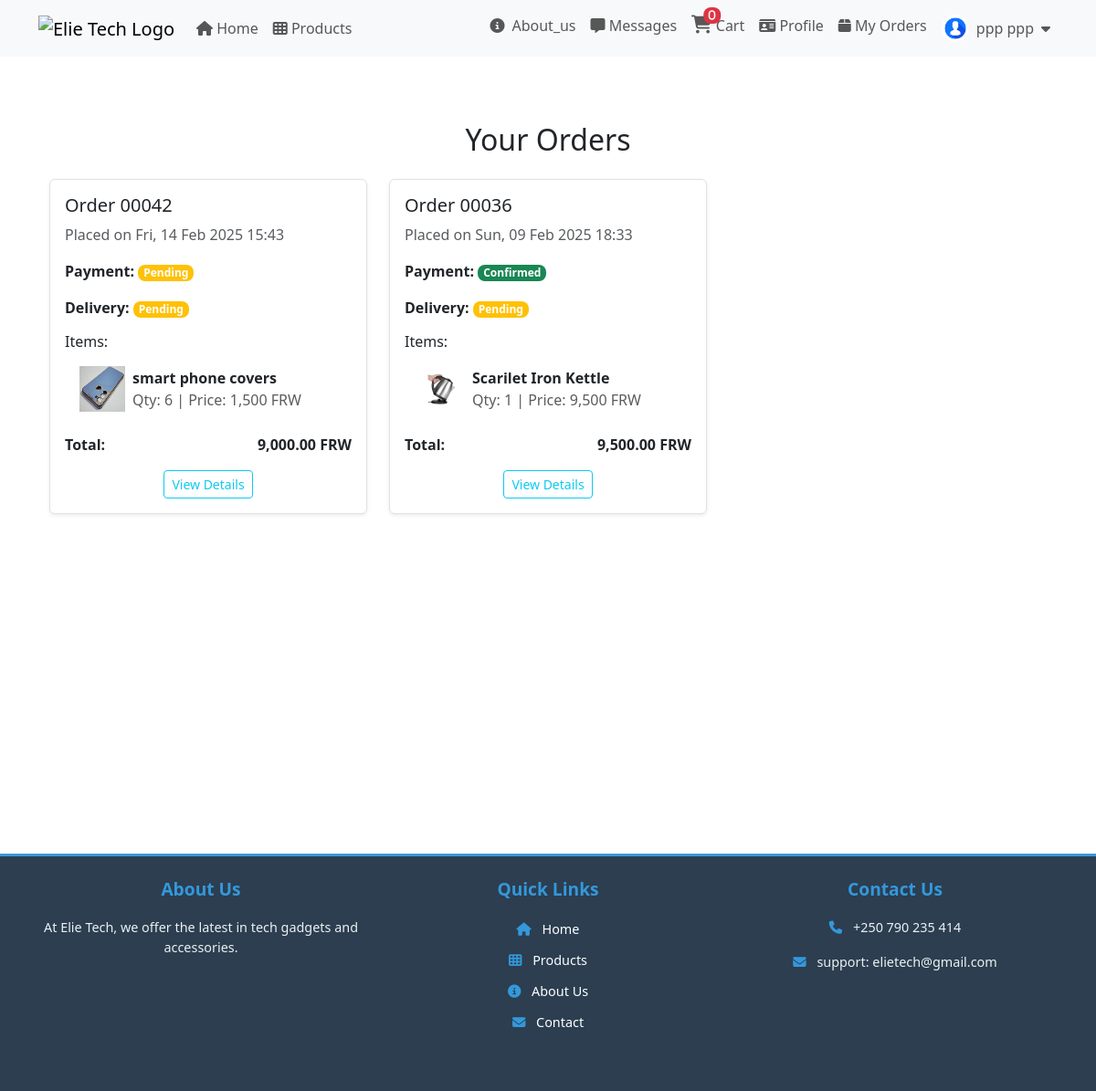
The app's page /orders/ (signed in) with its own data.
### store/models.py (models this page shows, shortened)
class Customer(models.Model):
    user = models.OneToOneField(User, on_delete=models.CASCADE)
    phone_number = models.CharField(max_length=15)
    address = models.TextField()
    profile_picture = models.ImageField(upload_to='profile_pictures/', default='profile_pictures/profile.png', blank=True)

class Order(models.Model):
    customer = models.ForeignKey('Customer', on_delete=models.CASCADE)
    total_price = models.DecimalField(max_digits=10, decimal_places=2)
    ordered_at = models.DateTimeField(auto_now_add=True)
    delivery_status = models.CharField(max_length=100, choices=[('Pending', 'Pending'), ('Shipped', 'Shipped'), ('Delivered', 'Delivered')], default='Pending')
    payment_name = models.CharField(max_length=100, blank=True, null=True)
    payment_message = models.TextField(blank=True, null=True)
    payment_image = models.ImageField(upload_to='payment_images/', blank=True, null=True)
    payment_status = models.CharField(
        choices=[('Pending', 'Pending'), ('Confirmed', 'Confirmed')],
        default='Pending', max_length=10
    )

class OrderItem(models.Model):
    order = models.ForeignKey(Order, related_name='order_items', on_delete=models.CASCADE)
    product = models.ForeignKey('Product', on_delete=models.CASCADE)
    quantity = models.PositiveIntegerField()
    subtotal = models.DecimalField(max_digits=10, decimal_places=2)

class Product(models.Model):
    CATEGORY_CHOICES = [
        ('accessories', 'Accessories & Gadgets'),
        ("smartphones", "Smartphones & Accessories"),
        ("laptops", "Laptops & Computers"),
        ("tv_entertainment", "TVs & Home Entertainment"),
        ("audio", "Audio & Headphones"),
        ("gaming", "Gaming & Accessories"),
        ("cameras", "Cameras & Photography"),
        ("wearables", "Wearables & Smartwatches"),
        ("home_appliances", "Home Appliances"),
        ("networking", "Networking & Internet"),
        ("power", "Power & Batteries"),
        ("drones", "Drones & RC Gadgets"),
        ("diy", "DIY Electronics & Components"),
        ("office", "Office & Stationery Tech"),
        ("car_electronics", "Car Electronics"),
        ("security", "Security & Surveillance"),
        ("software", "Software & Apps"),
        ("other", "Other Electronics"),
    ]
    name = models.CharField(max_length=100)
    description = models.TextField()
    price = models.DecimalField(max_digits=10, decimal_places=0, default=0.0)
    expected_price = models.DecimalField(max_digits=10, decimal_places=2, default=0.0)
    stock = models.PositiveIntegerField(default=0)
    created_at = models.DateTimeField(auto_now_add=True)
    likes = models.ManyToManyField(User, related_name="liked_products", blank=True)
    comments = models.ManyToManyField(User, through="Comment", related_name="commented_products", blank=True)
    category = models.CharField(max_length=50, choices=CATEGORY_CHOICES, default="accessories")  # Category Field

class ProductImage(models.Model):
    product = models.ForeignKey(Product, related_name="product_images", on_delete=models.CASCADE)
    image = models.ImageField(upload_to='products/')
    main_image = models.BooleanField(default=False)

### store/views.py (the view)
# urls.py: path('orders/', views.order_list, name='order_list'),
@csrf_exempt
@login_required
def order_list(request):
    try:
        customer = request.user.customer
    except Customer.DoesNotExist:
        return redirect('profile_creation')  # Redirect to profile setup if missing
    orders = Order.objects.filter(customer=customer).select_related(
        'customer__user'
    ).prefetch_related(
        'order_items__product__product_images'
    ).order_by('-ordered_at')
    payment_status_choices = dict(Order._meta.get_field('payment_status').choices)
    delivery_status_choices = dict(Order._meta.get_field('delivery_status').choices)
    for order in orders:
        order.payment_status_display = payment_status_choices.get(order.payment_status, "Unknown")
        order.delivery_status_display = delivery_status_choices.get(order.delivery_status, "Unknown")
    return render(request, 'store/order_list.html', {
        'orders': orders,
        'payment_status_choices': payment_status_choices,
        'delivery_status_choices': delivery_status_choices
    })

### store/context_processors.py (called while the page is built)
def unread_message_count(request):
    unread_count = 0
    if request.user.is_authenticated:
        unread_count = Message.objects.filter(
            recipient=request.user,  # <-- Fix here
            is_read=False
        ).count()
    return {'unread_message_count': unread_count}

def team_member(request):
    team_member = None
    if request.user.is_authenticated:
        team_member = TeamMember.objects.filter(user=request.user).first()
    print('Team Member:', team_member)  # Debugging line
    return {'team_member': team_member}

### store/models.py (called while the page is built)
    def __str__(self):
        return f"{self.name} - {self.get_role_display()}"

### templates/store/order_list.html
{% extends 'base.html' %}
{% load humanize %}
{% block content %}
<div class="container my-5">
    <h2 class="text-center mb-4">Your Orders</h2>
    {% if orders %}
        <div class="row">
            {% for order in orders %}
                <div class="col-md-6 col-lg-4 mb-4">
                    <div class="card shadow-sm border">
                        <div class="card-body">
                            <h5 class="card-title">Order 000{{ order.id }}</h5>
                            <p class="text-muted">Placed on {{ order.ordered_at|date:"D, d M Y H:i" }}</p>
                            <p><strong>Payment:</strong>
                                <span class="badge {% if order.payment_status == 'Confirmed' %}bg-success{% else %}bg-warning{% endif %}">
                                    {{ order.payment_status_display }}
                                </span>
                            </p>
                            <p><strong>Delivery:</strong>
                                <span class="badge {% if order.delivery_status == 'Delivered' %}bg-success{% elif order.delivery_status == 'Shipped' %}bg-info{% else %}bg-warning{% endif %}">
                                    {{ order.delivery_status_display }}
                                </span>
                            </p>
                            <h6>Items:</h6>
                            <ul class="list-group list-group-flush">
                                {% for item in order.order_items.all %}
                                    <li class="list-group-item d-flex align-items-center">
                                        {% if item.product.product_images.all %}
                                            <img src="{{ item.product.product_images.first.image.url }}" alt="{{ item.product.name }}" class="me-2" style="width: 50px; height: 50px;">
                                        {% else %}
                                            <span class="me-2">No image</span>
                                        {% endif %}
                                        <div>
                                            <strong>{{ item.product.name }}</strong> <br>
                                            <span class="text-muted">Qty: {{ item.quantity }} | Price: {{ item.product.price |intcomma }} FRW</span>
                                        </div>
                                    </li>
                                {% endfor %}
                            </ul>
                            <div class="d-flex justify-content-between mt-3">
                                <strong>Total: </strong>
                                <span class="fw-bold">{{ order.total_price |intcomma }} FRW</span>
                            </div>
                            <div class="text-center mt-3">
                                <a href="{% url 'order_detail' order.id %}" class="btn btn-outline-info btn-sm">View Details</a>
                            </div>
                        </div>
                    </div>
                </div>
            {% endfor %}
        </div>
    {% else %}
        <p class="text-center text-muted">You have no orders.</p>
    {% endif %}
</div>
{% endblock %}

### templates/base.html (shortened to what this page needs)
{% load static %}
<!DOCTYPE html>
<html lang="en" dir="ltr">
<head>
    <link href="https://cdn.jsdelivr.net/npm/bootstrap@5.3.0-alpha1/dist/css/bootstrap.min.css" rel="stylesheet">
    <link rel="stylesheet" href="https://cdnjs.cloudflare.com/ajax/libs/font-awesome/6.5.1/css/all.min.css">
</head>
<body>
    <nav class="navbar navbar-expand-lg navbar-light bg-light">
        <div class="container">
            <a class="navbar-brand" href="{% url 'about' %}">
                <img src="{% static 'icons/logo3.png' %}" alt="Elie Tech Logo" width="120" height="80">
            </a>
            <div class="collapse navbar-collapse" id="navbarNav">
                <ul class="navbar-nav me-auto">
                    <li class="nav-item d-none d-sm-block">
                        <a class="nav-link" href="{% url 'home' %}"><i class="fa fa-home"></i> Home</a>
                    </li>
                    <li class="nav-item d-none d-sm-block">
                        <a class="nav-link" href="{% url 'product_list' %}"><i class="fa fa-th"></i> Products</a>
                    </li>
                </ul>
                <ul class="navbar-nav">
                    <li><a class="nav-link" href="{% url 'about' %}"><i class="fa fa-info-circle me-2"></i>About_us</a></li>
                    {% if user.is_authenticated %}
                    <li class="nav-item d-none d-sm-block">
                        <a class="nav-link" href="{% url 'messages' %}">
                            <i class="fa fa-message"></i> Messages
                        </a>
                    </li>
                    <li class="nav-item d-none d-md-block">
                        <a class="nav-link" href="{% url 'cart_view' %}" role="button">
                            <i class="fa fa-shopping-cart position-relative">
                                <span id="cartCount" class="badge bg-danger position-absolute top-0 start-100 translate-middle">
                                    {{ request.session.cart|length }}
                                </span>
                            </i> Cart
                        </a>
                    </li>
                        <li><a class="nav-link" href="{% url 'profile' %}"><i class="fa fa-id-card"></i> Profile</a></li>
                        <li><a class="nav-link" href="{% url 'order_list' %}"><i class="fa fa-box"></i> My Orders</a></li>
                        <li class="nav-item">
                            <a href="#" class="nav-link d-flex align-items-center" id="userDropdown">
                                {% if user.customer and user.customer.profile_picture %}
                                    <img src="{{ user.customer.profile_picture.url }}" alt="Profile" class="rounded-circle" width="30" height="30">
                                {% else %}
                                    <img src="/media/profile_pictures/profile.png" alt="Default Profile" class="rounded-circle" width="30" height="30">
                                {% endif %}
                                <span class="ms-2">{{ user.get_full_name }}</span>
                                <i class="fas fa-caret-down ms-2"></i>
                            </a>
                        </li>
                    {% endif %}
                </ul>
            </div>
        </div>
    </nav>
    <main class="container mt-4">
        {% block content %}
        {% endblock %}
    </main>
    <footer class="footer-custom text-white text-center py-4">
        <div class="container">
            <div class="row mb-4">
                <div class="col-md-4">
                    <h5 class="footer-heading">About Us</h5>
                    <p>At Elie Tech, we offer the latest in tech gadgets and accessories.</p>
                </div>
                <div class="col-md-4">
                    <h5 class="footer-heading">Quick Links</h5>
                    <ul class="list-unstyled">
                        <li><a href="{% url 'home' %}" class="text-white text-decoration-none"><i class="fa fa-home me-2"></i> Home</a></li>
                        <li><a href="{% url 'product_list' %}" class="text-white text-decoration-none"><i class="fa fa-th me-2"></i> Products</a></li>
                        <li><a href="{% url 'about' %}" class="text-white text-decoration-none"><i class="fa fa-info-circle me-2"></i> About Us</a></li>
                        <li><a href="{% url 'messages' %}" class="text-white text-decoration-none"><i class="fa fa-envelope me-2"></i> Contact</a></li>
                    </ul>
                </div>
                <div class="col-md-4">
                    <h5 class="footer-heading">Contact Us</h5>
                    <p><i class="fa fa-phone"></i> +250 790 235 414</p>
                    <p><i class="fa fa-envelope"></i> support: elietech@gmail.com</p>
                </div>
            </div>
        </div>
    </footer>
</body>
</html>

### templates/base.html (style rules this page uses)
html, body { height: 100%; margin: 0; display: flex; flex-direction: column; }
main { flex: 1; }
footer { flex-shrink: 0; }
.navbar-collapse { z-index: 1040; }
.fa-shopping-cart { font-size: 1.25rem; }
.badge { font-size: 0.75rem; padding: 0.25em 0.5em; border-radius: 0.5rem; }
.footer-custom { background-color: #2c3e50; color: #ecf0f1; border-top: 3px solid #3498db; padding: 30px 0; margin-top: 300px; }
.footer-heading { font-size: 1.2rem; font-weight: bold; color: #3498db; margin-bottom: 20px; }
.footer-custom p, .footer-custom a { font-size: 0.9rem; color: #ecf0f1; }
.footer-custom ul { padding-left: 0; list-style: none; }
.footer-custom ul li { margin-bottom: 10px; }
.footer-custom i { color: #3498db; margin-right: 8px; }

### records on screen
Order: id "42", ordered_at "Fri, 14 Feb 2025 15:43", payment_status_display "Pending", delivery_status_display "Pending", total_price "9,000.00"
OrderItem: product.product_images.first.image (picture), product.name "smart phone covers", quantity "6", product.price "1,500"
Order: id "36", ordered_at "Sun, 09 Feb 2025 18:33", payment_status_display "Confirmed", delivery_status_display "Pending", total_price "9,500.00"
OrderItem: product.product_images.first.image (picture), product.name "Scarilet Iron Kettle", quantity "1", product.price "9,500"

### other values on screen
{{ request.session.cart|length }} "0"
{{ user.get_full_name }} "ppp ppp"
